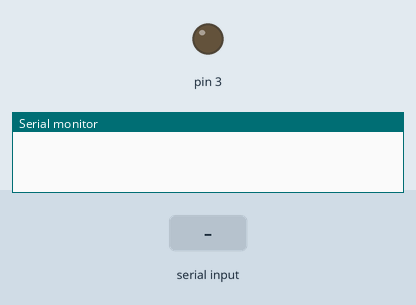
Bench run of a sketch on a simulated Arduino Uno, built with avr-gcc and run on an emulated ATmega328P. Shown: output pins drawn as LEDs (lit = HIGH), the last lines printed to the serial monitor. Inputs (shaded band) come from the test bench.

Above: at 1.2 s.
1.3 s: "A\n" received over Serial
At 2.5 s:
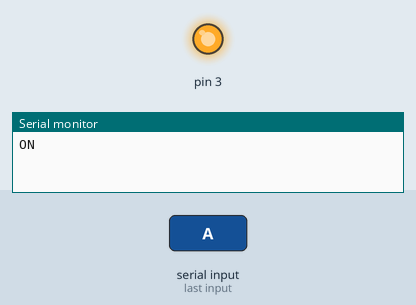
2.8 s: byte 66 ('B') received over Serial
At 3.7 s:
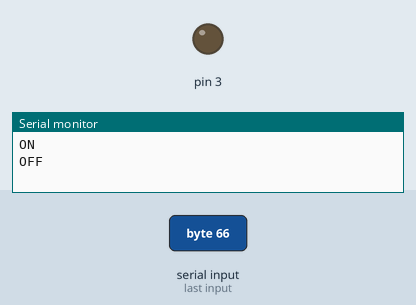
Timing chart, 0 to 5.8 s (numbered marks = the images above; inputs shaded):
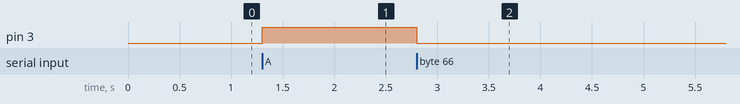

Measured:
- after the input at 1.3 s, pin 3: LOW → HIGH at once
- after the input at 2.8 s, pin 3: HIGH → LOW at once

The sketch:

Led_With_Serial_DATA.ino
```cpp
void setup() {
  // put your setup code here, to run once:
  pinMode(3,OUTPUT);
  Serial.begin(9600);
}

void loop() {
  // put your main code here, to run repeatedly:
  char x =Serial.available();
  if(x > 0)
  {
    char C = Serial.read();
    if(C == 'A')
    {
        digitalWrite(3,HIGH);
        Serial.println("ON");
    }
     else if (C == 'B')
     {
        digitalWrite(3,LOW);
        Serial.println("OFF");
     }
     else if(C != '\n') {
      Serial.println("Incorrect INPUT");
     }
    else
    {

      }
  }
}
```
